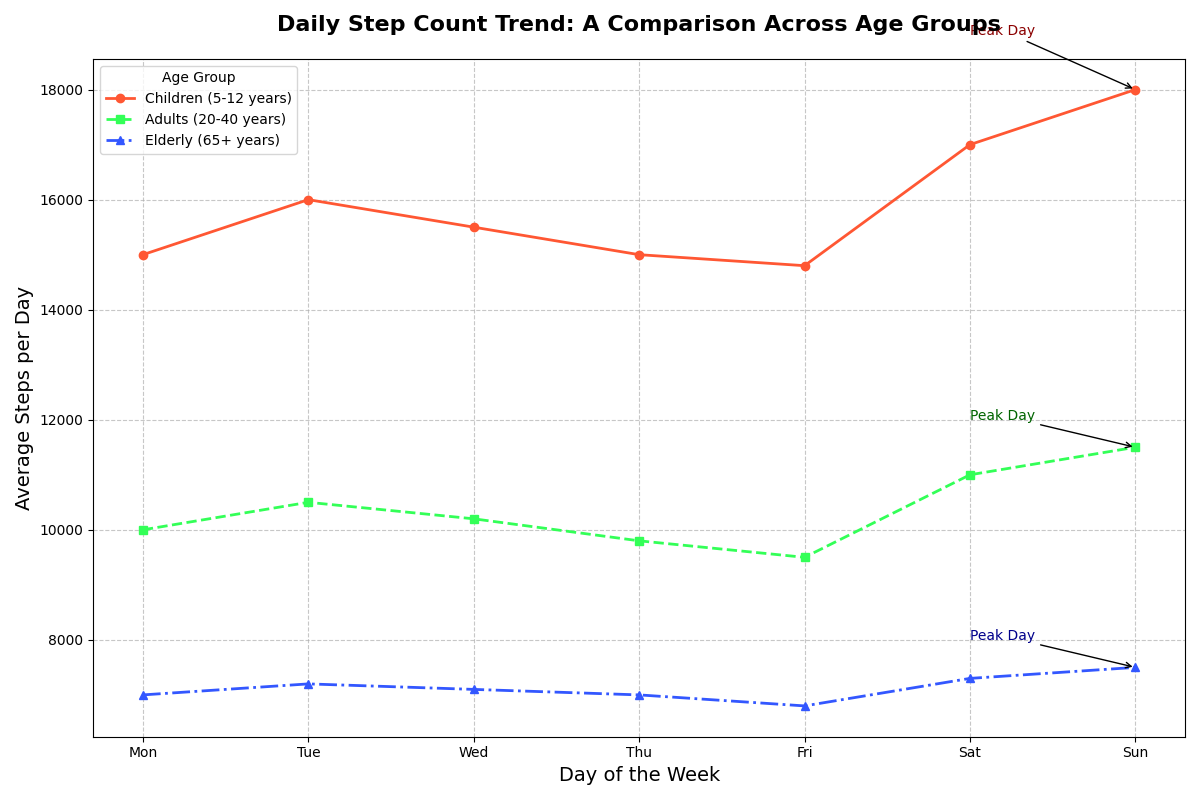

This chart was generated by the following Python code:
import matplotlib.pyplot as plt
import numpy as np

# Backstory:
# We are analyzing the trend of average daily step counts for three different age groups
# over the course of a week. This helps in understanding how physical activity varies among 
# children, adults, and elderly across a typical week.

# Days of the week
days = np.array(['Mon', 'Tue', 'Wed', 'Thu', 'Fri', 'Sat', 'Sun'])

# Average steps per day for three different age groups
children_steps = np.array([15000, 16000, 15500, 15000, 14800, 17000, 18000])
adults_steps = np.array([10000, 10500, 10200, 9800, 9500, 11000, 11500])
elderly_steps = np.array([7000, 7200, 7100, 7000, 6800, 7300, 7500])

# Create the figure and the axes
fig, ax = plt.subplots(figsize=(12, 8))

# Plot lines for each age group with distinct styles
ax.plot(days, children_steps, marker='o', linestyle='-', linewidth=2, label='Children (5-12 years)', color='#FF5733')
ax.plot(days, adults_steps, marker='s', linestyle='--', linewidth=2, label='Adults (20-40 years)', color='#33FF57')
ax.plot(days, elderly_steps, marker='^', linestyle='-.', linewidth=2, label='Elderly (65+ years)', color='#3357FF')

# Title and labels
ax.set_title("Daily Step Count Trend: A Comparison Across Age Groups", fontsize=16, fontweight='bold', pad=20)
ax.set_xlabel("Day of the Week", fontsize=14)
ax.set_ylabel("Average Steps per Day", fontsize=14)

# Add grid for better readability
ax.grid(True, linestyle='--', alpha=0.7)

# Annotate peak days
peak_children = np.max(children_steps)
peak_adults = np.max(adults_steps)
peak_elderly = np.max(elderly_steps)

ax.annotate('Peak Day', xy=('Sun', peak_children), xytext=('Sat', peak_children + 1000),
            arrowprops=dict(facecolor='red', arrowstyle='->'), fontsize=10, color='darkred')
ax.annotate('Peak Day', xy=('Sun', peak_adults), xytext=('Sat', peak_adults + 500),
            arrowprops=dict(facecolor='green', arrowstyle='->'), fontsize=10, color='darkgreen')
ax.annotate('Peak Day', xy=('Sun', peak_elderly), xytext=('Sat', peak_elderly + 500),
            arrowprops=dict(facecolor='blue', arrowstyle='->'), fontsize=10, color='darkblue')

# Add legend
ax.legend(title='Age Group', fontsize=10, loc='upper left')

# Automatically adjust layout to prevent overlap
plt.tight_layout()

# Display the plot
plt.show()
